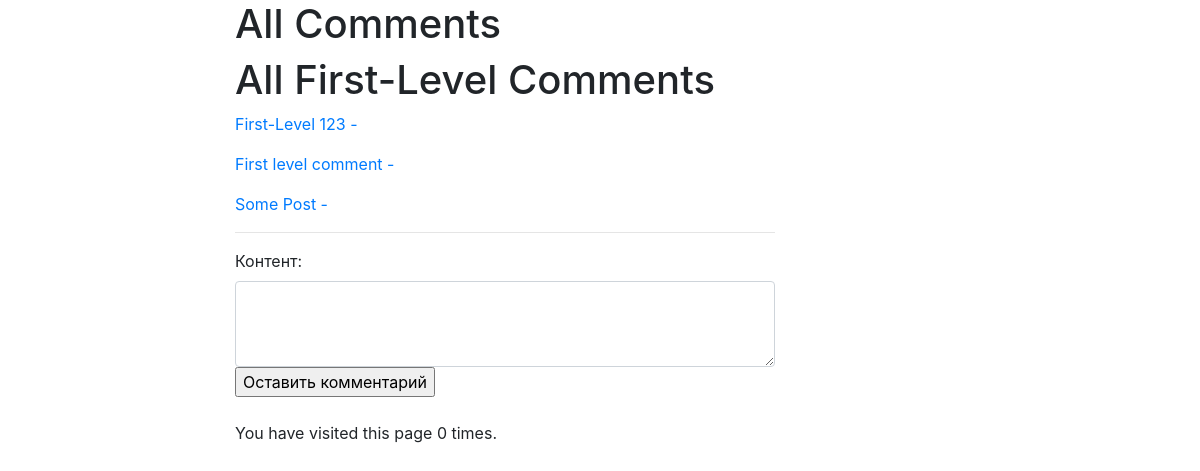
/posts/some-post1/, run on an earlier commit of the app's database.
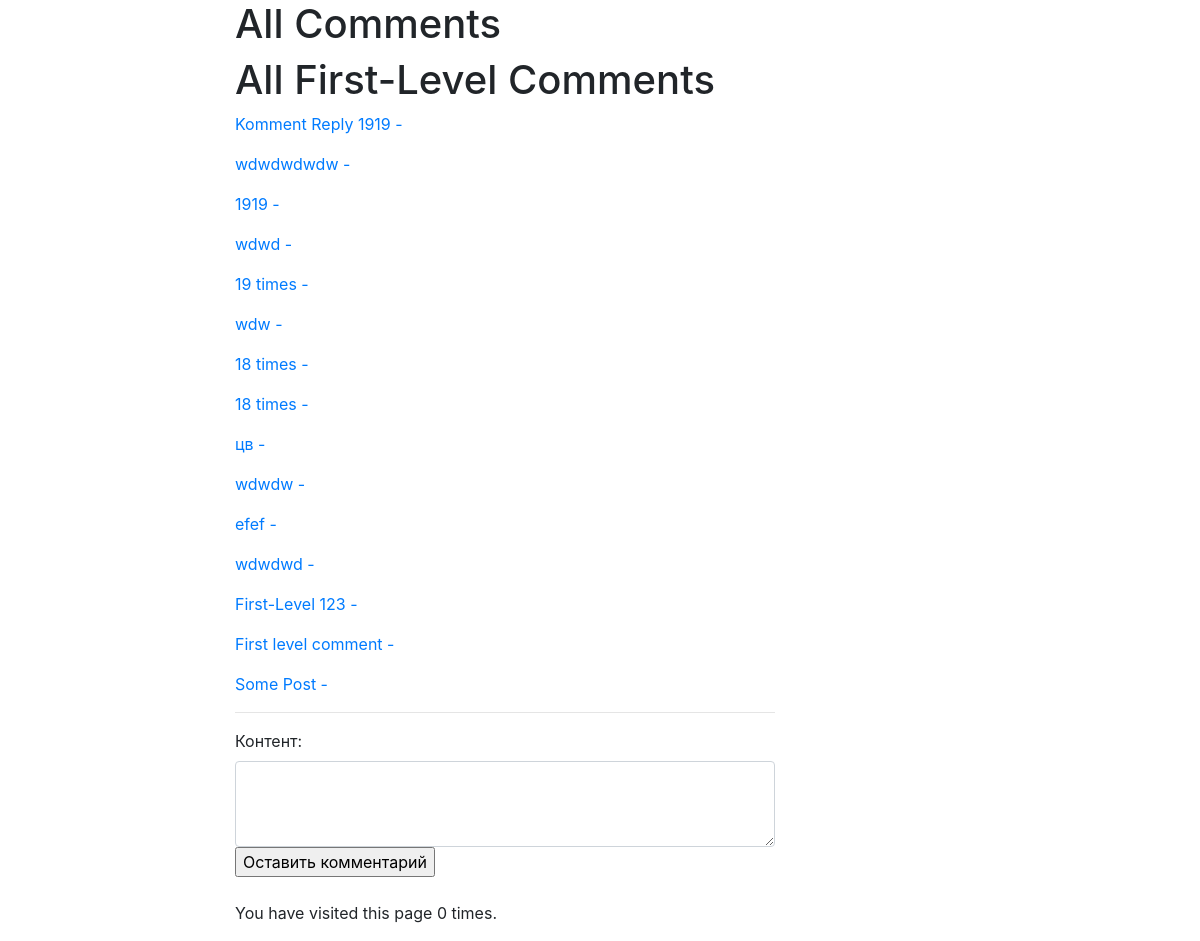
And on a later commit of the database.
### comments/models.py (models this page shows)
class Comment(PolymorphicModel):
    user = models.ForeignKey(
        User,
        on_delete=models.CASCADE,
        related_name='user_post',
        verbose_name='Пользователь'
    )
    content = models.TextField(verbose_name='Контент')
    timestamp = models.DateTimeField(auto_now_add=True,
                                    verbose_name='Время создания')
    parent = models.ForeignKey('self',
                            null=True,
                            on_delete=models.PROTECT,
                            related_name='replies',
                            verbose_name='Ответ на комментарий',
                            blank=True)
    is_deleted = models.BooleanField(default=False)
    class Meta:
        ordering = ['-timestamp']

class PostComment(Comment):
    record = models.ForeignKey(Post, on_delete=models.CASCADE, related_name='comments', blank=True, null=True)
    def __str__(self):
        return self.content
    def depth(self):
        print(self.parents.all())
        return self.parents.filter(depth__gt=0).last()

class Comment(PolymorphicModel):
    user = models.ForeignKey(
        User,
        on_delete=models.CASCADE,
        related_name='user_post',
        verbose_name='Пользователь'
    )
    content = models.TextField(verbose_name='Контент')
    timestamp = models.DateTimeField(auto_now_add=True,
                                    verbose_name='Время создания')
    parent = models.ForeignKey('self',
                            null=True,
                            on_delete=models.PROTECT,
                            related_name='replies',
                            verbose_name='Ответ на комментарий',
                            blank=True)
    is_deleted = models.BooleanField(default=False)
    class Meta:
        ordering = ['-timestamp']

### posts/views.py (the view, shortened to what this page needs)
# urls.py: path('<slug:slug>/', PostDetail.as_view(), name='detail'),
class PostDetail(DetailView):
    model = Post
    template_name = 'post_detail.html'
    success_url = reverse_lazy('posts:list')
    paginate_by = 3
    def get_context_data(self, **kwargs):
        context = super().get_context_data(**kwargs)
        num_visits = self.request.session.get('num_visits', 0)
        self.request.session['num_visits'] = num_visits + 1
        context['comments'] = PostComment.objects.all()
        context['top_comments'] = PostComment.objects.filter(parent__isnull=True)
        context['sub_child'] = self.object.comments.filter(parent__isnull=False)
        context['post_comment_form'] = PostCommentForm(user=self.request.user, initial={'user': self.request.user, 'record': self.object})
        context['num_visits'] = num_visits
        depth = [dep for dep in PostComment.objects.filter(parent__isnull=True)]
        print('dir', dir(PostComment.objects.filter(parent__isnull=True).filter(parents__depth__gte=0)))
        return context

### comments/forms.py (shortened to what this page needs)
class PostCommentForm(forms.ModelForm):
    def __init__(self, user, *args, **kwargs):
        self.user = user
        super().__init__(*args, **kwargs)
    class Meta:
        model = PostComment
        fields = [
            'content', 'parent', 'user', 'record'
        ]
        widgets = {
            'content': forms.Textarea(attrs={'class': 'form-control', 'rows': 3}),
            'parent': forms.HiddenInput(),
            'user': forms.HiddenInput(),
            'record': forms.HiddenInput(),
        }

### posts/templates/post_detail.html (shortened to what this page needs)
{% extends 'base.html' %}
{% load static %}
            {% block content %}
            <h1>All Comments</h1>
                <h1>All First-Level Comments</h1>
                {% for comment in top_comments %}
                    <p><a href="{% url 'posts:subcomments' parentcomment_id=comment.id %}" data-commentid="{{ comment.id }}" data-depth = "{{ comment.depth }}" class="top-comment">{{ comment }} - {{ comment.depth.depth }}</a></p>
                {% endfor %}
            <hr>
            <form action="{% url 'comments:create_com' %}" method="post" id="comment_form">
                    {{ post_comment_form }}
                <input type="submit" value='Оставить комментарий'>
            </form>
                <p>You have visited this page {{ num_visits }}{% if num_visits == 1 %} time{% else %} times{% endif %}.</p>
            {% endblock %}

### templates/base.html (shortened to what this page needs)
<!DOCTYPE html>
<html lang="en">
<head>
    <link rel="stylesheet" href="https://stackpath.bootstrapcdn.com/bootstrap/4.5.2/css/bootstrap.min.css">
</head>
<body>
    <div class="container">
        <div class="row">
            <div class="col-6 offset-md-2">
                {%block content%}
                {% endblock %}
            </div>
        </div>
    </div>
</body>
</html>

What changed in the data, as far as the page shows it:
added PostComment: content "Komment Reply 1919"
added PostComment: content "wdwdwdwdw"
added PostComment: content "1919"
added PostComment: content "wdwd"
added PostComment: content "19 times"
added PostComment: content "wdw"
added PostComment: content "18 times"
added PostComment: content "18 times"
added PostComment: content "цв"
added PostComment: content "wdwdw"
added PostComment: content "efef"
added PostComment: content "wdwdwd"
